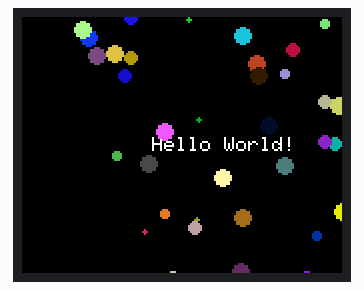
Recording of a sketch running on a simulated Arduino Uno, built with avr-gcc and run on an emulated ATmega328P. Parts: 160×128 colour display. Random numbers use the default seed unless the sketch sets one.

Above: at 1.03 s.
At 2.81 s:
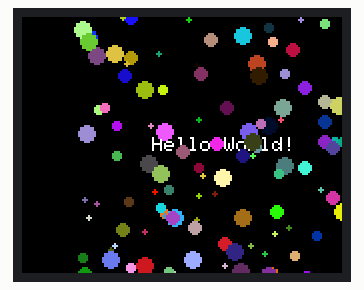
At 3.69 s:
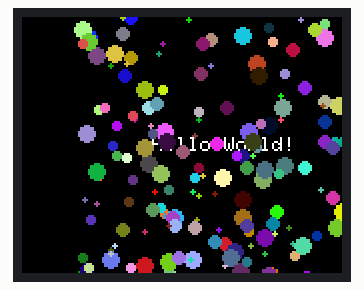
At 4.81 s:
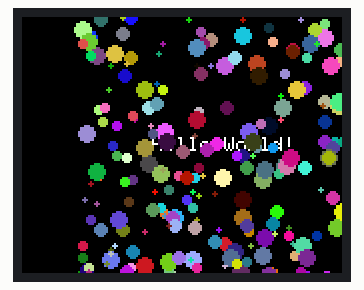
At 7.83 s:
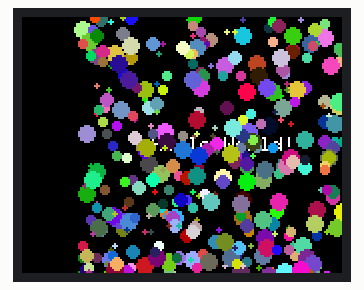
At 39.13 s:
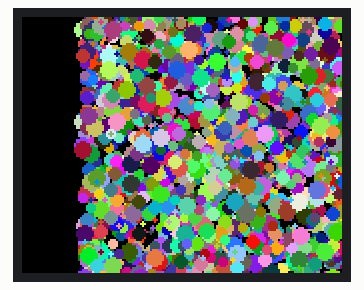

The sketch:

RANDOM_RECT.ino
```cpp
#include <SPI.h>
#include <TFT.h>            // Arduino TFT library

#define cs   10
#define dc   8
#define rst  9

TFT screen = TFT(cs, dc, rst);

void setup() {
  // initialize the screen
  screen.begin();

  // make the background black
  screen.background(0,0,0);

  // set the text color to white
  screen.stroke(255,255,255);

  // write text to the screen in the centre
  screen.text("Hello World!", 65, 60);
}

void loop() {

  screen.noStroke();
  screen.fill(random(0,255),random(0,255),random(0,255));
  screen.circle(random(30,200),random(0,200),random(1,5));
  delay(10);
}
```
